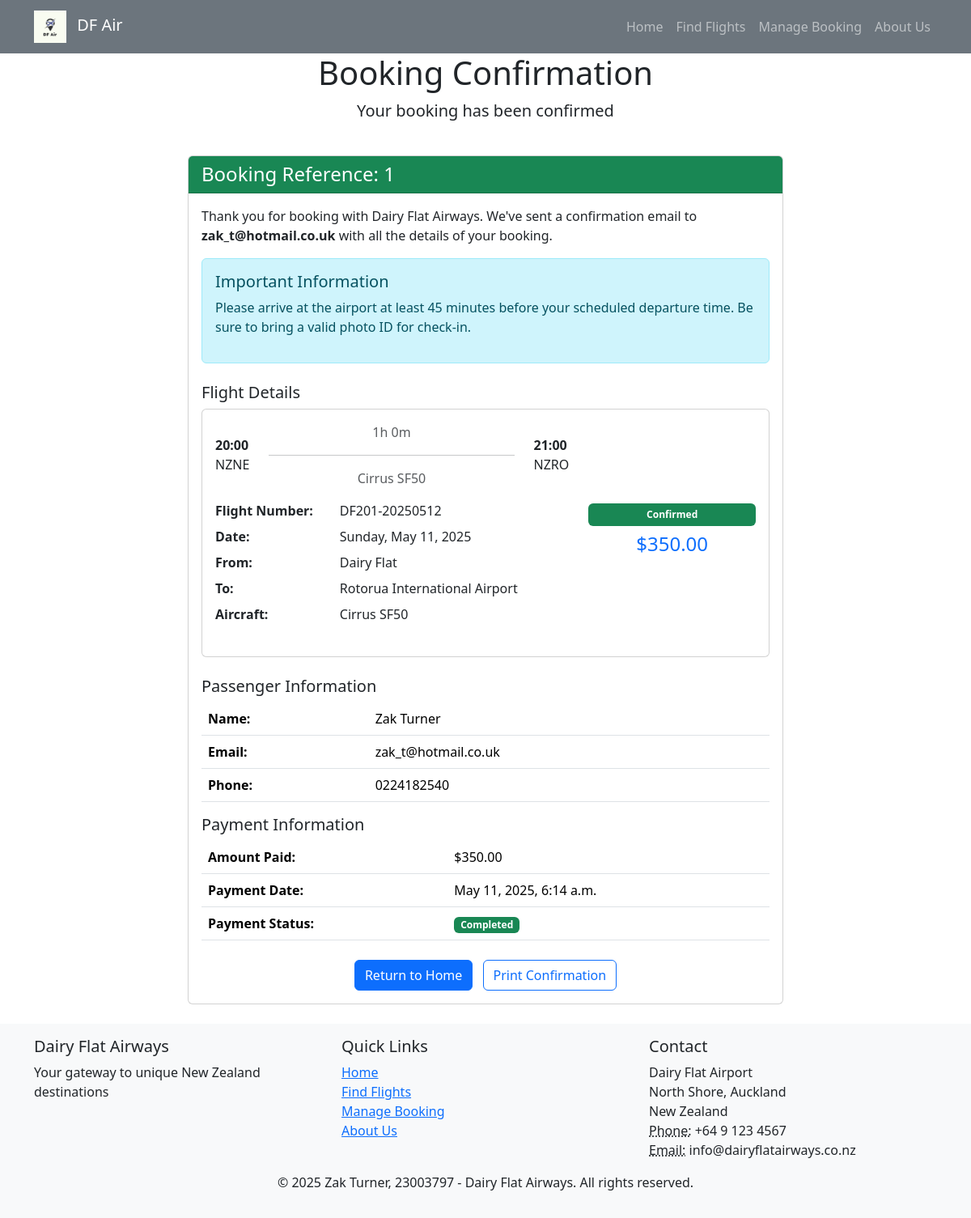
The app's page /booking/confirmation/1/, older data.
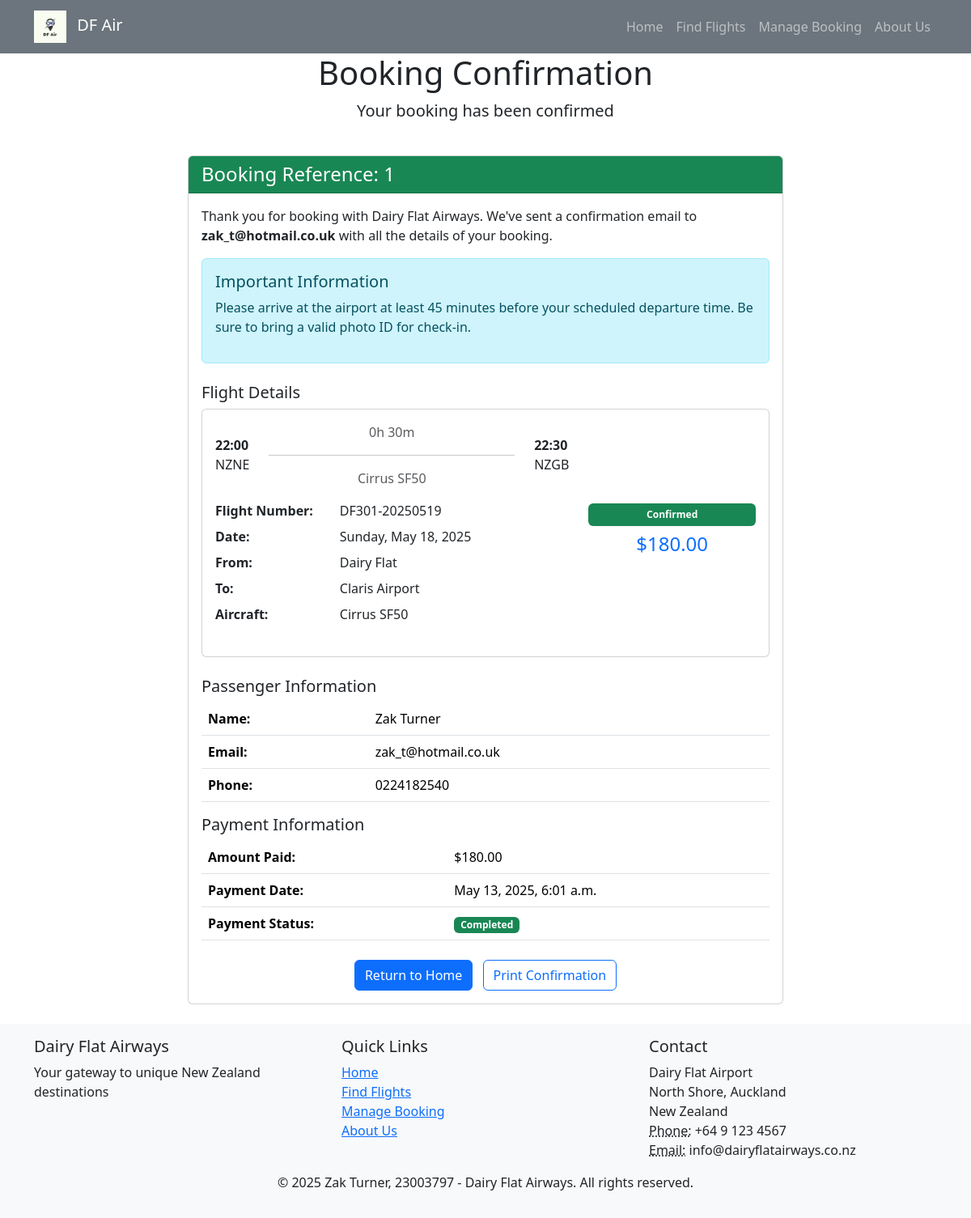
The same page, newer data.
### ass2/models.py (models this page shows, shortened)
class Booking(models.Model):
    booking_id = models.UUIDField(default=uuid.uuid4, editable=False,unique=True,
                                  help_text="Unique booking reference number")
    booking_flight = models.ForeignKey('Flight', on_delete=models.CASCADE)
    booking_customer = models.ForeignKey('Customer', on_delete=models.CASCADE)
    booking_created_at = models.DateTimeField(auto_now_add=True, help_text="Date and time when booking was made")
    booking_requests = models.CharField(max_length=100, help_text="Special requests or notes")
    booking_status = models.CharField(max_length=50, default='Pending', help_text="Status of the booking (e.g., Confirmed, Cancelled)")
    booking_date = models.DateField(default=timezone.now, help_text="Date of the flight")

class Customer(models.Model):
    customer_email = models.EmailField(max_length=100, unique=True, help_text="Customer's email address")
    customer_first_name = models.CharField(max_length=100, help_text="Customer's first name")
    customer_last_name = models.CharField(max_length=100, help_text="Customer's last name")
    customer_phone = models.CharField(max_length=20, help_text="Customer's contact number")
    customer_loyalty_points = models.FloatField(default=0, help_text="Frequent flyer points")

class Flight(models.Model):
    flight_number = models.CharField(max_length=10)
    flight_route = models.ForeignKey('Route', on_delete=models.CASCADE, related_name='flights')
    flight_origin = models.ForeignKey('Airport', on_delete=models.CASCADE, related_name='departures')
    flight_destination = models.ForeignKey('Airport', on_delete=models.CASCADE, related_name='arrivals')
    flight_departure_time = models.DateTimeField()
    flight_arrival_time = models.DateTimeField()
    flight_aircraft = models.ForeignKey('Aircraft', on_delete=models.CASCADE)
    flight_price = models.DecimalField(max_digits=8, decimal_places=2)
    flight_status = models.CharField(max_length=50, default='Scheduled',
                                    help_text="Status of the flight (e.g., Scheduled, Delayed, Cancelled)")
    class Meta:
        ordering = ['flight_departure_time']
    @property
    def duration(self):
        duration = self.flight_arrival_time - self.flight_departure_time
        hours, remainder = divmod(duration.total_seconds(), 3600)
        minutes, _ = divmod(remainder, 60)
        return f"{int(hours)}h {int(minutes)}m"

class Airport(models.Model):
    airport_code = models.CharField(max_length=10, unique=True, help_text="Unique identifier for the airport eg INV")
    airport_name = models.CharField(max_length=100, help_text="Name of airport")
    airport_location = models.CharField(max_length=100, help_text="Location")
    airport_timezone = models.CharField(max_length=50, help_text="Timezone of the airport")
    airport_latitude = models.DecimalField(max_digits=9, decimal_places=6, help_text="Latitude of the airport")
    airport_longitude = models.DecimalField(max_digits=9, decimal_places=6, help_text="Longitude of the airport")

class Aircraft(models.Model):
    craft_type = models.CharField(max_length=100, help_text="Type/model of the aircraft")
    craft_capacity = models.IntegerField(help_text="Maximum passenger capacity")
    craft_id = models.CharField(max_length=100, unique=True, help_text="Registration number of the aircraft")
    craft_remaining_capacity = models.IntegerField(help_text="Remaining capacity of the aircraft")
    craft_location = models.ForeignKey('Airport', on_delete=models.CASCADE, related_name='aircraft_location')
    craft_status = models.CharField(max_length=50, help_text="Status of the aircraft (e.g., Available, In Maintenance)")

class Payment(models.Model):
    payment_booking = models.ForeignKey('Booking', on_delete=models.CASCADE)
    payment_amount = models.DecimalField(max_digits=10, decimal_places=2, help_text="Payment amount")
    payment_date = models.DateTimeField(auto_now_add=True, help_text="Date and time of the payment")
    payment_status = models.CharField(max_length=50, default='Pending', help_text="Status of the payment (e.g., Completed, Failed)")

### ass2/views.py (the view)
# urls.py: path('booking/confirmation/<int:booking_id>/', views.booking_confirmation, name='booking_confirmation'),
def booking_confirmation(request, booking_id):
    booking = get_object_or_404(Booking, id=booking_id)
    payment = Payment.objects.filter(payment_booking=booking).first()
    return render(request, 'booking_confirmation.html', {
        'booking': booking,
        'payment': payment
    })

### ass2/templates/Booking_confirmation.html (shortened to what this page needs)
{% extends 'master.html' %}
{% block content %}
<div class="row mb-4">
    <div class="col-12 text-center">
        <h1>Booking Confirmation</h1>
        <p class="lead">Your booking has been confirmed</p>
    </div>
</div>
<div class="row justify-content-center">
    <div class="col-md-8">
        <div class="card mb-4">
            <div class="card-header bg-success text-white">
                <h4 class="mb-0">Booking Reference: {{ booking.id }}</h4>
            </div>
            <div class="card-body">
                <p>Thank you for booking with Dairy Flat Airways. We've sent a confirmation email to <strong>{{ booking.booking_customer.customer_email }}</strong> with all the details of your booking.</p>
                <div class="alert alert-info mt-3">
                    <h5>Important Information</h5>
                    <p>Please arrive at the airport at least 45 minutes before your scheduled departure time. Be sure to bring a valid photo ID for check-in.</p>
                </div>
                <h5 class="mt-4">Flight Details</h5>
                <div class="card mb-4">
                    <div class="card-body">
                        <div class="row">
                            <div class="col-md-8">
                                <div class="d-flex align-items-center mb-3">
                                    <div class="me-4">
                                        <p class="mb-0 fw-bold">{{ booking.booking_flight.flight_departure_time|date:"H:i" }}</p>
                                        <p class="mb-0">{{ booking.booking_flight.flight_origin.airport_code }}</p>
                                    </div>
                                    <div class="flex-grow-1 text-center">
                                        <p class="mb-0 text-muted">{{ booking.booking_flight.duration }}</p>
                                        <hr>
                                        <p class="mb-0 text-muted">{{ booking.booking_flight.flight_aircraft.craft_type }}</p>
                                    </div>
                                    <div class="ms-4">
                                        <p class="mb-0 fw-bold">{{ booking.booking_flight.flight_arrival_time|date:"H:i" }}</p>
                                        <p class="mb-0">{{ booking.booking_flight.flight_destination.airport_code }}</p>
                                    </div>
                                </div>
                                <dl class="row">
                                    <dt class="col-sm-4">Flight Number:</dt>
                                    <dd class="col-sm-8">{{ booking.booking_flight.flight_number }}</dd>
                                    <dt class="col-sm-4">Date:</dt>
                                    <dd class="col-sm-8">{{ booking.booking_flight.flight_departure_time|date:"l, F j, Y" }}</dd>
                                    <dt class="col-sm-4">From:</dt>
                                    <dd class="col-sm-8">{{ booking.booking_flight.flight_origin.airport_name }}</dd>
                                    <dt class="col-sm-4">To:</dt>
                                    <dd class="col-sm-8">{{ booking.booking_flight.flight_destination.airport_name }}</dd>
                                    <dt class="col-sm-4">Aircraft:</dt>
                                    <dd class="col-sm-8">{{ booking.booking_flight.flight_aircraft.craft_type }}</dd>
                                </dl>
                            </div>
                            <div class="col-md-4 text-center d-flex flex-column justify-content-center">
                                <span class="badge bg-success mb-2 p-2">Confirmed</span>
                                <p class="h4 text-primary">${{ booking.booking_flight.flight_price }}</p>
                            </div>
                        </div>
                    </div>
                </div>
                <h5>Passenger Information</h5>
                <table class="table">
                    <tr>
                        <th>Name:</th>
                        <td>{{ booking.booking_customer.customer_first_name }} {{ booking.booking_customer.customer_last_name }}</td>
                    </tr>
                    <tr>
                        <th>Email:</th>
                        <td>{{ booking.booking_customer.customer_email }}</td>
                    </tr>
                    <tr>
                        <th>Phone:</th>
                        <td>{{ booking.booking_customer.customer_phone }}</td>
                    </tr>
                </table>
                <h5>Payment Information</h5>
                <table class="table mb-4">
                    <tr>
                        <th>Amount Paid:</th>
                        <td>${{ payment.payment_amount }}</td>
                    </tr>
                    <tr>
                        <th>Payment Date:</th>
                        <td>{{ payment.payment_date|date:"F j, Y, g:i a" }}</td>
                    </tr>
                    <tr>
                        <th>Payment Status:</th>
                        <td><span class="badge bg-success">{{ payment.payment_status }}</span></td>
                    </tr>
                </table>
                <div class="text-center mt-4">
                    <a href="{% url 'homepage' %}" class="btn btn-primary me-2">Return to Home</a>
                    <a href="#" class="btn btn-outline-primary" onclick="window.print();">Print Confirmation</a>
                </div>
            </div>
        </div>
    </div>
</div>
{% endblock %}

### ass2/templates/master.html (shortened to what this page needs)
{% load static %}
<!DOCTYPE html>
<html lang="en">
<head>
    <link href="{% static 'css/bootstrap.min.css' %}" rel="stylesheet">
</head>
<body>
    <nav class="navbar navbar-expand-lg navbar-dark bg-secondary">
        <div class="container">
            <a class="navbar-brand" href="{% url 'homepage' %}">
                <img src="{% static 'images/logo.png' %}" height="40" alt="Dairy Flat Airways" class="me-2"> DF Air
            </a>
            <div class="collapse navbar-collapse" id="navbarNav">
                <ul class="navbar-nav ms-auto">
                    <li class="nav-item">
                        <a class="nav-link" href="{% url 'homepage' %}">Home</a>
                    </li>
                    <li class="nav-item">
                        <a class="nav-link" href="{% url 'flight_search' %}">Find Flights</a>
                    </li>
                    <li class="nav-item">
                        <a class="nav-link" href="{% url 'booking_lookup' %}">Manage Booking</a>
                    </li>
                    <li class="nav-item">
                        <a class="nav-link" href="{% url 'about' %}">About Us</a>
                    </li>
                </ul>
            </div>
        </div>
    </nav>
    <div class="container">
        {% block content %}{% endblock %}
    </div>
    <footer class="footer mt-auto py-3 bg-light">
        <div class="container">
            <div class="row">
                <div class="col-md-4">
                    <h5>Dairy Flat Airways</h5>
                    <p>Your gateway to unique New Zealand destinations</p>
                </div>
                <div class="col-md-4">
                    <h5>Quick Links</h5>
                    <ul class="list-unstyled">
                        <li><a href="{% url 'homepage' %}">Home</a></li>
                        <li><a href="{% url 'flight_search' %}">Find Flights</a></li>
                        <li><a href="{% url 'booking_lookup' %}">Manage Booking</a></li>
                        <li><a href="{% url 'about' %}">About Us</a></li>
                    </ul>
                </div>
                <div class="col-md-4">
                    <h5>Contact</h5>
                    <address>
                        Dairy Flat Airport<br>
                        North Shore, Auckland<br>
                        New Zealand<br>
                        <abbr title="Contact us via Phone">Phone:</abbr> +64 9 123 4567<br>
                        <abbr title="Contact us via Email">Email:</abbr> info@dairyflatairways.co.nz
                    </address>
                </div>
            </div>
            <div class="row">
                <div class="col-12 text-center">
                    <p>&copy; {% now "Y" %} Zak Turner, 23003797 - Dairy Flat Airways. All rights reserved.</p>
                </div>
            </div>
        </div>
    </footer>
</body>
</html>

Row changes from the older to the newer data that the page shows:
changed Booking "zak_t@hotmail.co.uk": booking_flight.flight_departure_time "20:00" → "22:00"; booking_flight.duration "1h 0m" → "0h 30m"; booking_flight.flight_arrival_time "21:00" → "22:30"; booking_flight.flight_destination.airport_code "NZRO" → "NZGB"; booking_flight.flight_number "DF201-20250512" → "DF301-20250519"; booking_flight.flight_departure_time "Sunday, May 11, 2025" → "Sunday, May 18, 2025"; booking_flight.flight_destination.airport_name "Rotorua International Airport" → "Claris Airport"; booking_flight.flight_price "350.00" → "180.00"
changed Payment "Completed": payment_amount "350.00" → "180.00"; payment_date "May 11, 2025, 6:14 a.m." → "May 13, 2025, 6:01 a.m."
